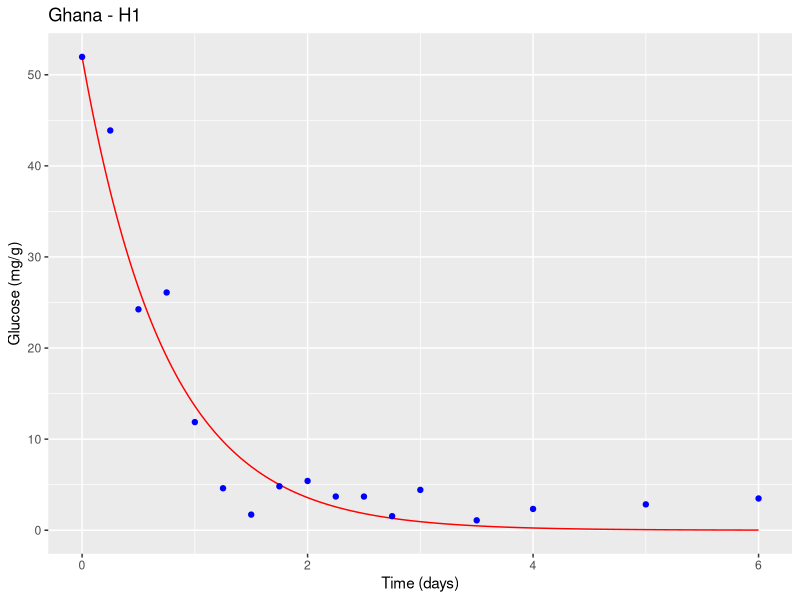
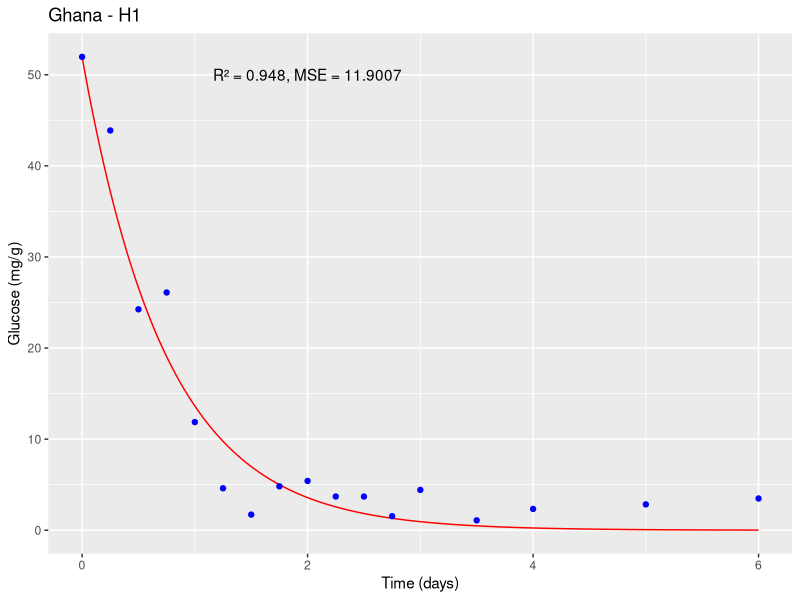
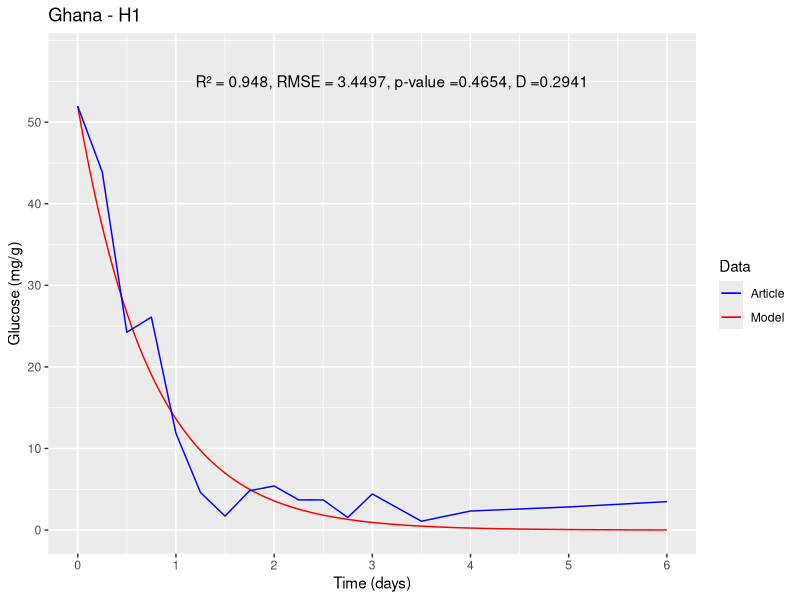

The R script that drew these images, in order:
#Packages#
install.packages("deSolve")
install.packages("ggplot2")
#Libraries#
library(deSolve)
library(ggplot2)

state1<-c(y=51.963) # Initial state #
times1<-seq(0,6,1/10000) #6 days with 10000 intervals per day#
parameters1<-c(Y1=50.757,Y2=85.905) #Parameter values#
#(Camu et al., 2007) Ghana <- Ghana - H1#
#doi:10.1128/AEM.02189-06#
#Ghana - H1#

#(i). DATA TO FEED THE GLUCOSE MODEL#

#nu1#
U<- 0.2907
G<- 51.963
K<-0.7422
L<-0.0291804
U1 <- (U*G/G+K*L)*L
U1
#nu2#

U2<- 0.1018
G2<- 51.963
K2<-0.6594
BAL2<-0.0078688

U2 <- (U2*G2/G2+K2*BAL2)*BAL2
U2

#Differential equation#
ODE1<-function(times,state,parameters){ 
  y<-state[1] #inital state
  Y1<-parameters[1] #parameter 1
  Y2<-parameters[2] #parameter 2
  dy<--(Y1*U1/0.4)*y-(Y2*U2/0.4)*y #equation
  res<-dy
  list(res)
}


#number solution#
solution1<-lsoda(state1, times1, ODE1, parameters1)

#(ii). EXPERIMENTAL DATA OF ARTICLE#

ts = c(0,6/24,12/24,18/24,24/24,30/24,36/24,42/24,48/24,54/24,60/24,66/24,72/24,84/24,96/24,120/24,144/24)
glu<-c(51.963,43.884,24.25,26.098,11.871,4.607,1.714,4.821,5.409,3.701,3.696,1.544,4.428,1.086,2.337,2.837,3.486)

#Graph#

df <- data.frame(time = solution1[,1], glucose = solution1[,2])
d<-ggplot() +
  geom_line(data = df, aes(x = time, y = glucose), color = "red") +
  geom_point(data = data.frame(time = ts, glucose = glu), aes(x = time, y = glucose), color = "blue") +
  xlab("Time (days)") + ylab("Glucose (mg/g)") +
  ggtitle("Ghana - H1")
plot(d)


#Statistical validation#

#To statistically validate the mathematical model, various analysis tools can be used,
#but one of the most common is to compare the model results with experimental data and evaluate the quality of the fit.
#In this case, one can use the coefficient of determination (R²), the mean squared error (MSE), and the root mean square error (RMSE) as fitting measures#

#To calculate R², MSE, and RMSE, one can compare the values predicted by the model with
#the experimental data. First, extract the values predicted by the model at the same points 
#where the experimental measurements were taken, 
#using the approx() function in R:

pred <- approx(solution1[,1], solution1[,2], ts)$y

#Then, R², MSE, and RMSE can be calculated using the following formulas:
SSE <- sum((glu - pred)^2)
SST <- sum((glu - mean(glu))^2)
R2 <- 1 - SSE/SST
MSE <- SSE/length(glu)
RMSE <- sqrt(MSE)

#Where SSE is the sum of squared errors,
#SST is the total sum of squares,
#R² is the coefficient of determination, MSE is the mean squared error and RMSE is the root mean square error.

cat("R² = ", round(R2, 4), "\n")
cat("MSE = ", round(MSE, 4), "\n")
cat("RMSE = ", round(RMSE, 4), "\n")

#R² measures the proportion of total variation in the experimental data
#that is explained by the model. A value of R² close to 1 indicates a good fit of the model to the experimental data

#MSE measures the average of squared errors between experimental values
#and the values predicted by the model. A low MSE value indicates good predictive capability of the model.

#The root mean square error (RMSE) was determined, which quantifies the magnitude of deviation of simulated values from observed values.

d <- ggplot() +
  geom_line(data = df, aes(x = time, y = glucose), color = "red") +
  geom_point(data = data.frame(time = ts, glucose = glu), aes(x = time, y = glucose), color = "blue") +
  xlab("Time (days)") + ylab("Glucose (mg/g)") +
  ggtitle("Ghana - H1") +
  annotate("text", x = 2, y = 50, label = paste0("R² = ", round(R2, 4), ", MSE = ", round(MSE, 4)))

plot(d)

#Two-sample Kolmogorov–Smirnov test - KS#
#Ho: The simulation results follow the same distribution of experimental data#
#Ha: The simulation results do not follow the same distribution of experimental data#
#Hypothesis test with an alpha of 0.05#
#to determine if there is a significant difference between the data and the exponential distribution#
#Hypothesis test 
alpha <- 0.05

# Perform Kolmogorov-Smirnov test
ks_test <- ks.test(glu, pred)
ks_test

# Results Kolmogorov-Smirnov test
cat("Kolmogorov-Smirnov test:", "\n")
cat("Test statistic:", round(ks_test$statistic, 4), "\n")
cat("p-value:", round(ks_test$p.value, 4), "\n")

if (ks_test$p.value < alpha) {
  cat("The simulation results do not follow the same distribution of experimental data.\n")
} else {
  cat("The simulation results follow the same distribution of experimental data.\n")
}

#Final plot#
p_value <- round(ks_test$p.value, 4)
D <- round(ks_test$statistic, 4)

# First, define the colors we want to use for each element:
colors <- c(Model = "red", Article = "blue")

# Then the script is modified to assign a name to each geom and set the color scale manually
d <- ggplot() +
  geom_line(data = df, aes(x = time, y = glucose, color = "Model"), show.legend = TRUE) +
  geom_line(data = data.frame(time = ts, glucose = glu), aes(x = time, y = glucose, color = "Article"), show.legend = TRUE) +
  xlab("Time (days)") + ylab("Glucose (mg/g)") +
  ggtitle("Ghana - H1") +
  annotate("text", x = 3.2, y = 55, label = paste0("R² = ", round(R2, 4), ", RMSE = ", round(RMSE, 4), ", p-value =", round(p_value, 4), ", D =", round(D, 4))) +
  labs(color = "Data") +  # Change the title of the legend
  scale_color_manual(values = colors) +
  scale_x_continuous(limits = c(0, 6), breaks = seq(0, 6, 1)) +  # x-axis boundaries and intervals between mark
  scale_y_continuous(limits = c(0, 58), breaks = seq(0, 58, 10))   # y-axis boundaries and intervals between mark

#PLOT#
print(d)
